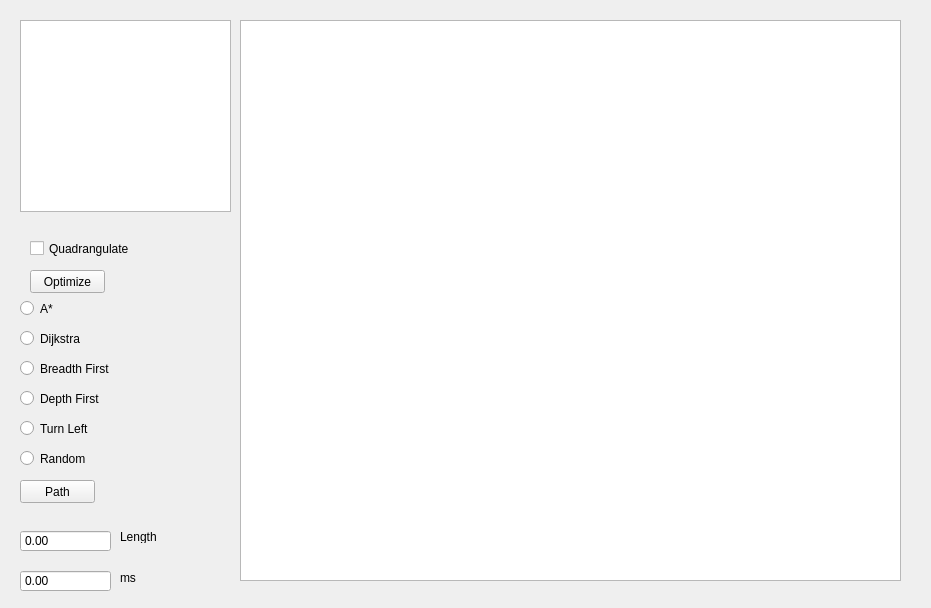
<?xml version="1.0" encoding="UTF-8"?>
<ui version="4.0">
 <class>Ai_Lab2_qtv2Class</class>
 <widget class="QMainWindow" name="Ai_Lab2_qtv2Class">
  <property name="geometry">
   <rect>
    <x>0</x>
    <y>0</y>
    <width>931</width>
    <height>608</height>
   </rect>
  </property>
  <property name="windowTitle">
   <string>Ai_Lab2_qtv2</string>
  </property>
  <widget class="QWidget" name="centralWidget">
   <widget class="QGraphicsView" name="graphicsView">
    <property name="geometry">
     <rect>
      <x>240</x>
      <y>20</y>
      <width>661</width>
      <height>561</height>
     </rect>
    </property>
   </widget>
   <widget class="QListWidget" name="listWidget">
    <property name="geometry">
     <rect>
      <x>20</x>
      <y>20</y>
      <width>211</width>
      <height>192</height>
     </rect>
    </property>
   </widget>
   <widget class="QCheckBox" name="checkBoxQuad">
    <property name="geometry">
     <rect>
      <x>30</x>
      <y>240</y>
      <width>101</width>
      <height>17</height>
     </rect>
    </property>
    <property name="text">
     <string>Quadrangulate</string>
    </property>
   </widget>
   <widget class="QPushButton" name="pushButtonOptimize">
    <property name="geometry">
     <rect>
      <x>30</x>
      <y>270</y>
      <width>75</width>
      <height>23</height>
     </rect>
    </property>
    <property name="text">
     <string>Optimize</string>
    </property>
   </widget>
   <widget class="QPushButton" name="pushButtonPath">
    <property name="geometry">
     <rect>
      <x>20</x>
      <y>480</y>
      <width>75</width>
      <height>23</height>
     </rect>
    </property>
    <property name="text">
     <string>Path</string>
    </property>
   </widget>
   <widget class="QRadioButton" name="radioAStar">
    <property name="geometry">
     <rect>
      <x>20</x>
      <y>300</y>
      <width>82</width>
      <height>17</height>
     </rect>
    </property>
    <property name="text">
     <string>A*</string>
    </property>
   </widget>
   <widget class="QRadioButton" name="radioDijkstra">
    <property name="geometry">
     <rect>
      <x>20</x>
      <y>330</y>
      <width>82</width>
      <height>17</height>
     </rect>
    </property>
    <property name="text">
     <string>Dijkstra</string>
    </property>
   </widget>
   <widget class="QRadioButton" name="radioBreadth">
    <property name="geometry">
     <rect>
      <x>20</x>
      <y>360</y>
      <width>101</width>
      <height>17</height>
     </rect>
    </property>
    <property name="text">
     <string>Breadth First</string>
    </property>
   </widget>
   <widget class="QRadioButton" name="radioDepth">
    <property name="geometry">
     <rect>
      <x>20</x>
      <y>390</y>
      <width>82</width>
      <height>17</height>
     </rect>
    </property>
    <property name="text">
     <string>Depth First</string>
    </property>
   </widget>
   <widget class="QRadioButton" name="radioTurnLeft">
    <property name="geometry">
     <rect>
      <x>20</x>
      <y>420</y>
      <width>82</width>
      <height>17</height>
     </rect>
    </property>
    <property name="text">
     <string>Turn Left</string>
    </property>
   </widget>
   <widget class="QDoubleSpinBox" name="doubleTimeElapsed">
    <property name="geometry">
     <rect>
      <x>20</x>
      <y>570</y>
      <width>91</width>
      <height>22</height>
     </rect>
    </property>
    <property name="buttonSymbols">
     <enum>QAbstractSpinBox::NoButtons</enum>
    </property>
    <property name="maximum">
     <double>999999999.990000009536743</double>
    </property>
   </widget>
   <widget class="QLabel" name="label">
    <property name="geometry">
     <rect>
      <x>120</x>
      <y>570</y>
      <width>47</width>
      <height>16</height>
     </rect>
    </property>
    <property name="text">
     <string>ms</string>
    </property>
   </widget>
   <widget class="QLabel" name="label_2">
    <property name="geometry">
     <rect>
      <x>120</x>
      <y>530</y>
      <width>47</width>
      <height>13</height>
     </rect>
    </property>
    <property name="text">
     <string>Length</string>
    </property>
   </widget>
   <widget class="QDoubleSpinBox" name="doublePathLength">
    <property name="geometry">
     <rect>
      <x>20</x>
      <y>530</y>
      <width>91</width>
      <height>22</height>
     </rect>
    </property>
    <property name="buttonSymbols">
     <enum>QAbstractSpinBox::NoButtons</enum>
    </property>
    <property name="maximum">
     <double>999999.989999999990687</double>
    </property>
   </widget>
   <widget class="QRadioButton" name="radioRandom">
    <property name="geometry">
     <rect>
      <x>20</x>
      <y>450</y>
      <width>82</width>
      <height>17</height>
     </rect>
    </property>
    <property name="text">
     <string>Random</string>
    </property>
   </widget>
  </widget>
 </widget>
 <layoutdefault spacing="6" margin="11"/>
 <resources>
  <include location="ai_lab2_qtv2.qrc"/>
 </resources>
 <connections/>
</ui>
